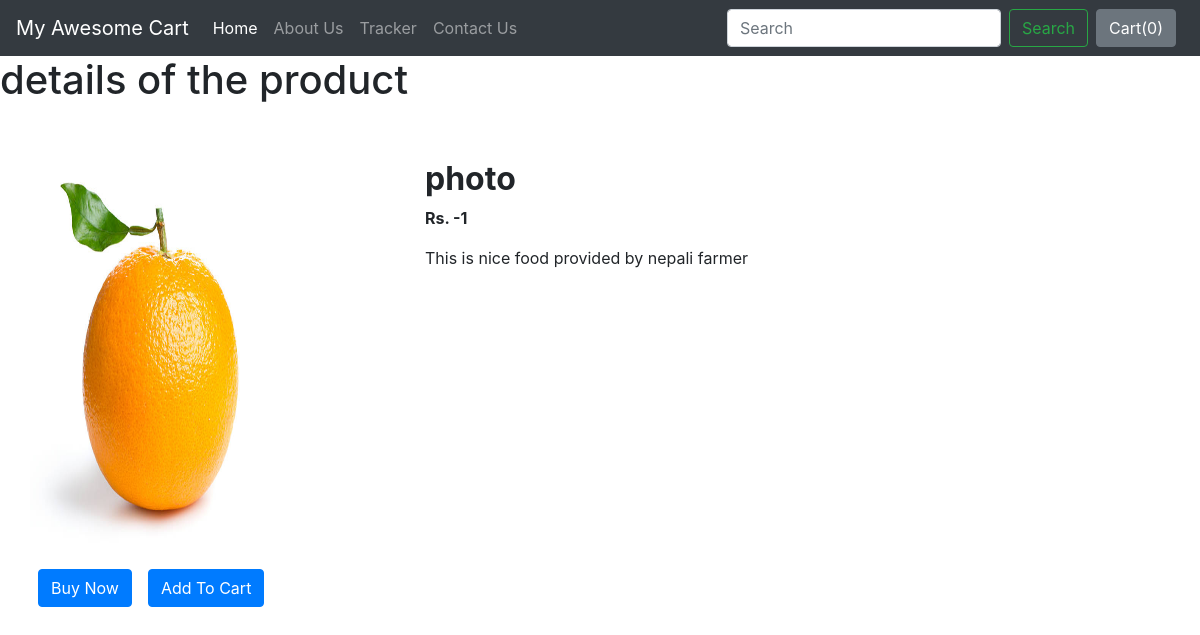
The app's page /shop/productview/2 with its own data.
### shop/models.py (models this page shows)
class Product(models.Model):
    Product_id =models.AutoField( primary_key=True)
    product_name =models.CharField(max_length=20)
    category = models.CharField(max_length=50, default="")
    sub_category = models.CharField(max_length=20, default="")
    price = models.IntegerField(default=0)
    image = models.ImageField(upload_to="shop/image",  default="")
    desc = models.CharField(max_length=200)
    pub_date = models.DateField()
    def __str__(self):
        return self.product_name

### shop/views.py (the view)
# urls.py: path("productview/<int:id>",quickview,name="quickview"),
def quickview(request, id):
    prods = Product.objects.get(Product_id=id)
    print(prods)
    param = {"prods":prods}
    return render(request,'shop/detail.html',param)

### shop/templates/shop/detail.html (shortened to what this page needs)
{% extends 'shop/base.html' %}
{% block body %}
        <h1>details of the product</h1><br><div class="container my-4">
            <div class="row">
            <div class="col-md-4">
            <div class="row">
               <img src="/media/{{prods.image}}" width="233px" height="385px">
            </div>
                </div>
                <div class="col-md-8">
                    <h2><b>{{prods.product_name}}</b></h2>
                    <p><b> Rs. {{prods.price}}</b></p>
                    <p>{{prods.desc}}</p>
                </div>
                </div>
 <br>
        <div class="row">
            <button class="btn btn-primary mx-2"> Buy Now</button>
            <button id="pr{{i.id}}" class="btn btn-primary cart mx-2"> Add To Cart</button>
        </div>
    </div>
{% endblock %}

### records on screen
Product: image (picture), product_name "photo", price "-1", desc "This is nice food provided by nepali farmer"
